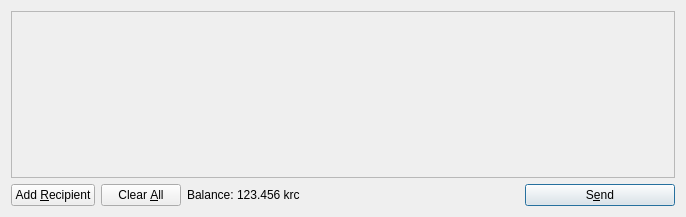
<?xml version="1.0" encoding="UTF-8"?>
<ui version="4.0">
 <class>SendCoinsDialog</class>
 <widget class="QDialog" name="SendCoinsDialog">
  <property name="geometry">
   <rect>
    <x>0</x>
    <y>0</y>
    <width>686</width>
    <height>217</height>
   </rect>
  </property>
  <property name="windowTitle">
   <string>Send Coins</string>
  </property>
  <layout class="QVBoxLayout" name="verticalLayout">
   <item>
    <widget class="QScrollArea" name="scrollArea">
     <property name="widgetResizable">
      <bool>true</bool>
     </property>
     <widget class="QWidget" name="scrollAreaWidgetContents">
      <property name="geometry">
       <rect>
        <x>0</x>
        <y>0</y>
        <width>666</width>
        <height>165</height>
       </rect>
      </property>
      <layout class="QVBoxLayout" name="verticalLayout_2">
       <property name="margin">
        <number>0</number>
       </property>
       <item>
        <layout class="QVBoxLayout" name="entries">
         <property name="spacing">
          <number>6</number>
         </property>
        </layout>
       </item>
       <item>
        <spacer name="verticalSpacer">
         <property name="orientation">
          <enum>Qt::Vertical</enum>
         </property>
         <property name="sizeHint" stdset="0">
          <size>
           <width>20</width>
           <height>40</height>
          </size>
         </property>
        </spacer>
       </item>
      </layout>
     </widget>
    </widget>
   </item>
   <item>
    <layout class="QHBoxLayout" name="horizontalLayout">
     <item>
      <widget class="QPushButton" name="addButton">
       <property name="toolTip">
        <string>Send to multiple recipients at once</string>
       </property>
       <property name="text">
        <string>Add &amp;Recipient</string>
       </property>
       <property name="icon">
        <iconset resource="../bitcoin.qrc">
         <normaloff>:/icons/add</normaloff>:/icons/add</iconset>
       </property>
       <property name="autoDefault">
        <bool>false</bool>
       </property>
      </widget>
     </item>
     <item>
      <widget class="QPushButton" name="clearButton">
       <property name="sizePolicy">
        <sizepolicy hsizetype="Minimum" vsizetype="Fixed">
         <horstretch>0</horstretch>
         <verstretch>0</verstretch>
        </sizepolicy>
       </property>
       <property name="toolTip">
        <string>Remove all transaction fields</string>
       </property>
       <property name="text">
        <string>Clear &amp;All</string>
       </property>
       <property name="icon">
        <iconset resource="../bitcoin.qrc">
         <normaloff>:/icons/remove</normaloff>:/icons/remove</iconset>
       </property>
       <property name="autoRepeatDelay">
        <number>300</number>
       </property>
       <property name="autoDefault">
        <bool>false</bool>
       </property>
      </widget>
     </item>
     <item>
      <layout class="QHBoxLayout" name="horizontalLayout_2">
       <property name="spacing">
        <number>3</number>
       </property>
       <item>
        <widget class="QLabel" name="label">
         <property name="text">
          <string>Balance:</string>
         </property>
        </widget>
       </item>
       <item>
        <widget class="QLabel" name="labelBalance">
         <property name="cursor">
          <cursorShape>IBeamCursor</cursorShape>
         </property>
         <property name="text">
          <string>123.456 krc</string>
         </property>
         <property name="textInteractionFlags">
          <set>Qt::LinksAccessibleByMouse|Qt::TextSelectableByKeyboard|Qt::TextSelectableByMouse</set>
         </property>
        </widget>
       </item>
      </layout>
     </item>
     <item>
      <spacer name="horizontalSpacer">
       <property name="orientation">
        <enum>Qt::Horizontal</enum>
       </property>
       <property name="sizeHint" stdset="0">
        <size>
         <width>40</width>
         <height>20</height>
        </size>
       </property>
      </spacer>
     </item>
     <item>
      <widget class="QPushButton" name="sendButton">
       <property name="minimumSize">
        <size>
         <width>150</width>
         <height>0</height>
        </size>
       </property>
       <property name="toolTip">
        <string>Confirm the send action</string>
       </property>
       <property name="text">
        <string>S&amp;end</string>
       </property>
       <property name="icon">
        <iconset resource="../bitcoin.qrc">
         <normaloff>:/icons/send</normaloff>:/icons/send</iconset>
       </property>
       <property name="default">
        <bool>true</bool>
       </property>
      </widget>
     </item>
    </layout>
   </item>
  </layout>
 </widget>
 <resources>
  <include location="../bitcoin.qrc"/>
 </resources>
 <connections/>
</ui>
